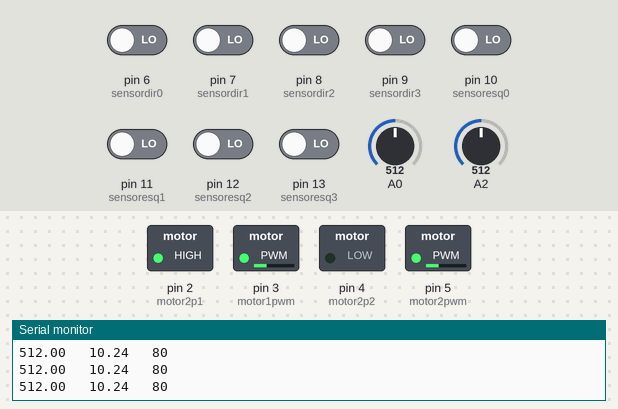
Simulated run of this sketch. Board: Arduino Uno, built with avr-gcc and run on an emulated ATmega328P. On the bench: switched loads named in the sketch (green lamp = pin HIGH), the last lines printed to the serial monitor. Inputs (shaded band) come from the test bench; at power-on: pin 6 (sensordir0), pin 7 (sensordir1), pin 8 (sensordir2), pin 9 (sensordir3), pin 10 (sensoresq0), pin 11 (sensoresq1), pin 12 (sensoresq2), pin 13 (sensoresq3) LOW, A0 = 512, A2 = 512. Pins used as bus, display or sensor lines are not drawn.

Above: at 1.2 s.
1.3 s: pin 12 (sensoresq2) driven HIGH
At 1.7 s:
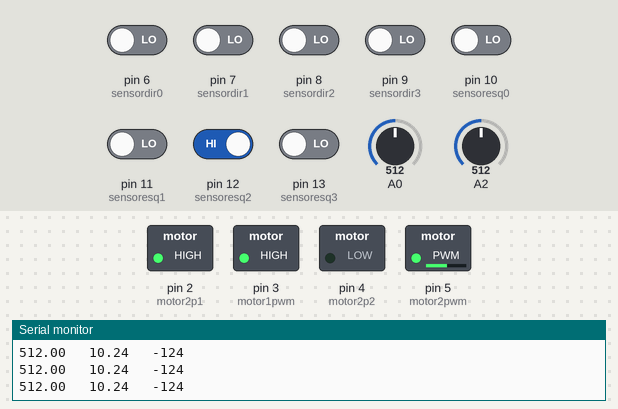
2.8 s: A0 set to 462
At 4.0 s:
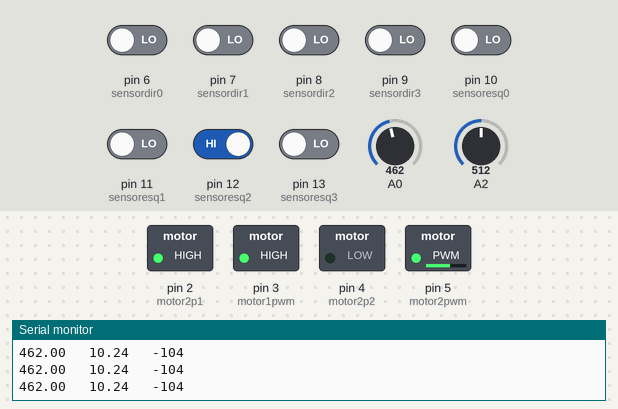
4.3 s: A0 set to 436
At 5.4 s:
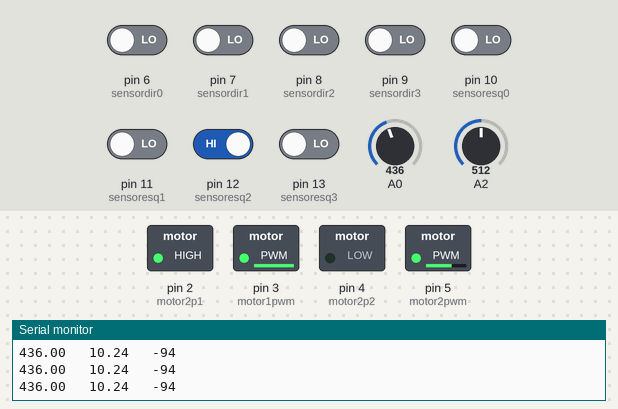
7.3 s: pin 7 (sensordir1) driven HIGH
At 7.9 s:
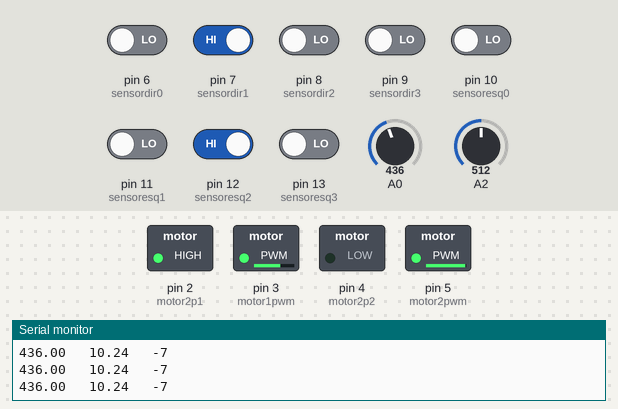
8.8 s: pin 6 (sensordir0) driven HIGH
At 9.7 s:
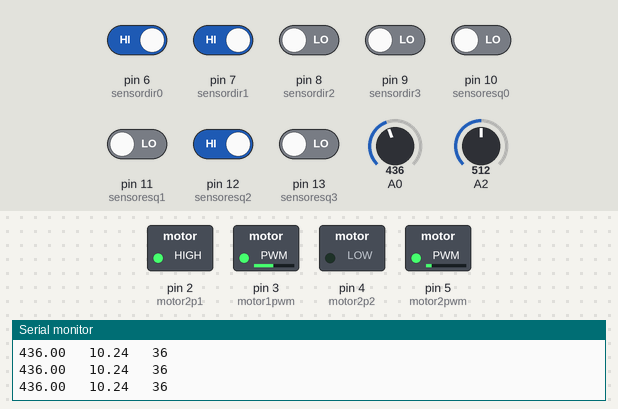
10.3 s: pin 8 (sensordir2) driven HIGH
At 11.1 s:
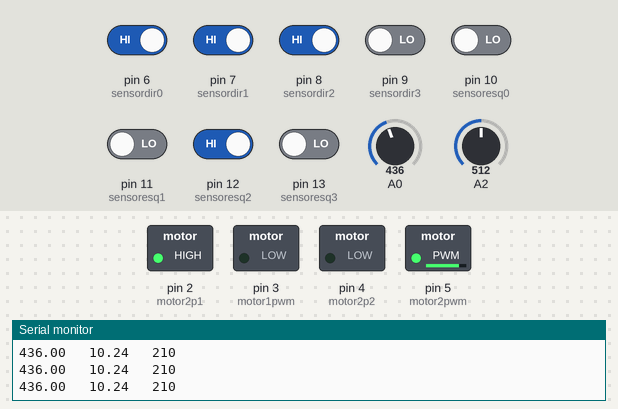
Timing chart, 0 to 12.8 s (numbered marks = the images above; inputs shaded):
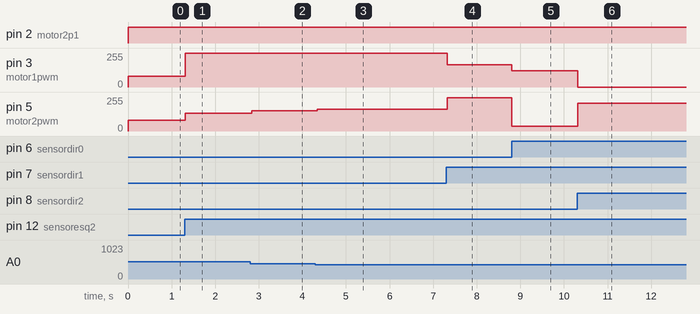

Measured:
- after the input at 1.3 s, pin 3 (motor1pwm): 80/255 → 255/255 at once; pin 5 (motor2pwm): 80/255 → 132/255 at once
- after the input at 2.8 s, pin 5 (motor2pwm): 132/255 → 152/255 at once
- after the input at 4.3 s, pin 3 (motor1pwm): 255/255 → 254/255 after 0.05 s; pin 5 (motor2pwm): 152/255 → 162/255 after 0.05 s
- after the input at 7.3 s, pin 3 (motor1pwm): 254/255 → 167/255 at once; pin 5 (motor2pwm): 162/255 → 249/255 at once
- after the input at 8.8 s, pin 3 (motor1pwm): 167/255 → 123/255 at once; pin 5 (motor2pwm): 249/255 → 36/255 at once
- after the input at 10.3 s, pin 3 (motor1pwm): 123/255 → 0/255 at once; pin 5 (motor2pwm): 36/255 → 210/255 at once

The sketch:

segLinha.ino
```cpp
#define motor1p1    0
#define motor1p2    1
#define motor2p1    2
#define motor2p2    4
#define motor1pwm   3
#define motor2pwm   5
#define sensordir0  6
#define sensordir1  7
#define sensordir2  8
#define sensordir3  9
#define sensoresq0  10
#define sensoresq1  11
#define sensoresq2  12
#define sensoresq3  13


boolean dirbit0 = false, dirbit1 = false, dirbit2 = false, dirbit3 = false,
        esqbit0 = false, esqbit1 = false, esqbit2 = false, esqbit3 = false;
int erro = 0, lasterro = 0;                   //sinal de erro
int vel1 = 0, vel2 = 0;                       //velocidade dos motores
double controle = 0, integral = 0, derivada;  //sinal de controle, integral e derivada;
double smptime;
double P = 0, I = 0, D = 0;

ISR(TIMER1_OVF_vect)          // Rotina responsavel pelo funcionamento do timer
{

  TCNT1L = 0x7F;              //Inicializa o nibel mais baixo do timer1 em 0x7F
  TCNT1H = 0xC1;              //Inicializa o nibel mais alto do timer 1 em 0xC1

  dirbit0 = digitalRead (sensordir0);
  dirbit1 = digitalRead (sensordir1);
  dirbit2 = digitalRead (sensordir2);
  dirbit3 = digitalRead (sensordir3);
  esqbit0 = digitalRead (sensoresq0);
  esqbit1 = digitalRead (sensoresq1);
  esqbit2 = digitalRead (sensoresq2);
  esqbit3 = digitalRead (sensoresq3);

  erro = dirbit3*8 + dirbit2*4 + dirbit1*2 + dirbit0
       - esqbit3*8 - esqbit2*4 - esqbit1*2 - esqbit0;
  integral += erro*smptime;
  derivada = (erro-lasterro)/smptime;
  controle = (D*derivada + I*integral + P*erro);
  lasterro = erro;
}

void setup()
{
  pinMode (motor1p1, OUTPUT);
  pinMode (motor1p2, OUTPUT);
  pinMode (motor2p1, OUTPUT);
  pinMode (motor2p2, OUTPUT);
  pinMode (motor1pwm, OUTPUT);
  pinMode (motor2pwm, OUTPUT);
  pinMode (sensordir0, INPUT);
  pinMode (sensordir1, INPUT);
  pinMode (sensordir2, INPUT);
  pinMode (sensordir3, INPUT);
  pinMode (sensoresq0, INPUT);
  pinMode (sensoresq1, INPUT);
  pinMode (sensoresq2, INPUT);
  pinMode (sensoresq3, INPUT);

  TCCR1A = 0x00;              //Timer 1 operando em modo normal
  TCCR1B = 0x01;              //Prescaler 1:1
  TCNT1L = 0x7F;              //Inicializa o nibel mais baixo do timer1 em 0x7F
  TCNT1H = 0xC1;              //Inicializa o nibel mais alto do timer 1 em 0xC1
  TIMSK1 = 0x01;              //Habilita interrupção do timer 1
  smptime = 0.001;            //Tempo de amostragem em segundos
  Serial.begin (9600);
}

void loop()
{
  P = analogRead (A0);
  I = 0;//(double)analogRead (A1)/50;
  D = (double)analogRead (A2)/50;
  Serial.print (P);
  Serial.print ("   ");
  Serial.print (D);
  Serial.print ("   ");
  Serial.println (vel2);

  vel1 = 80 - controle/10;
  vel2 = 80 + controle/10;
  if (vel1 > 255) vel1 = 255;
  if (vel2 > 255) vel2 = 255;
  if (vel1 < 40) vel1 = 0;
  if (vel1 < 40) vel1 = 0;

  digitalWrite (motor1p1, HIGH);
  digitalWrite (motor1p2, LOW);
  digitalWrite (motor2p1, HIGH);
  digitalWrite (motor2p2, LOW);
  analogWrite (motor1pwm, vel1);
  analogWrite (motor2pwm, vel2);

}
```
